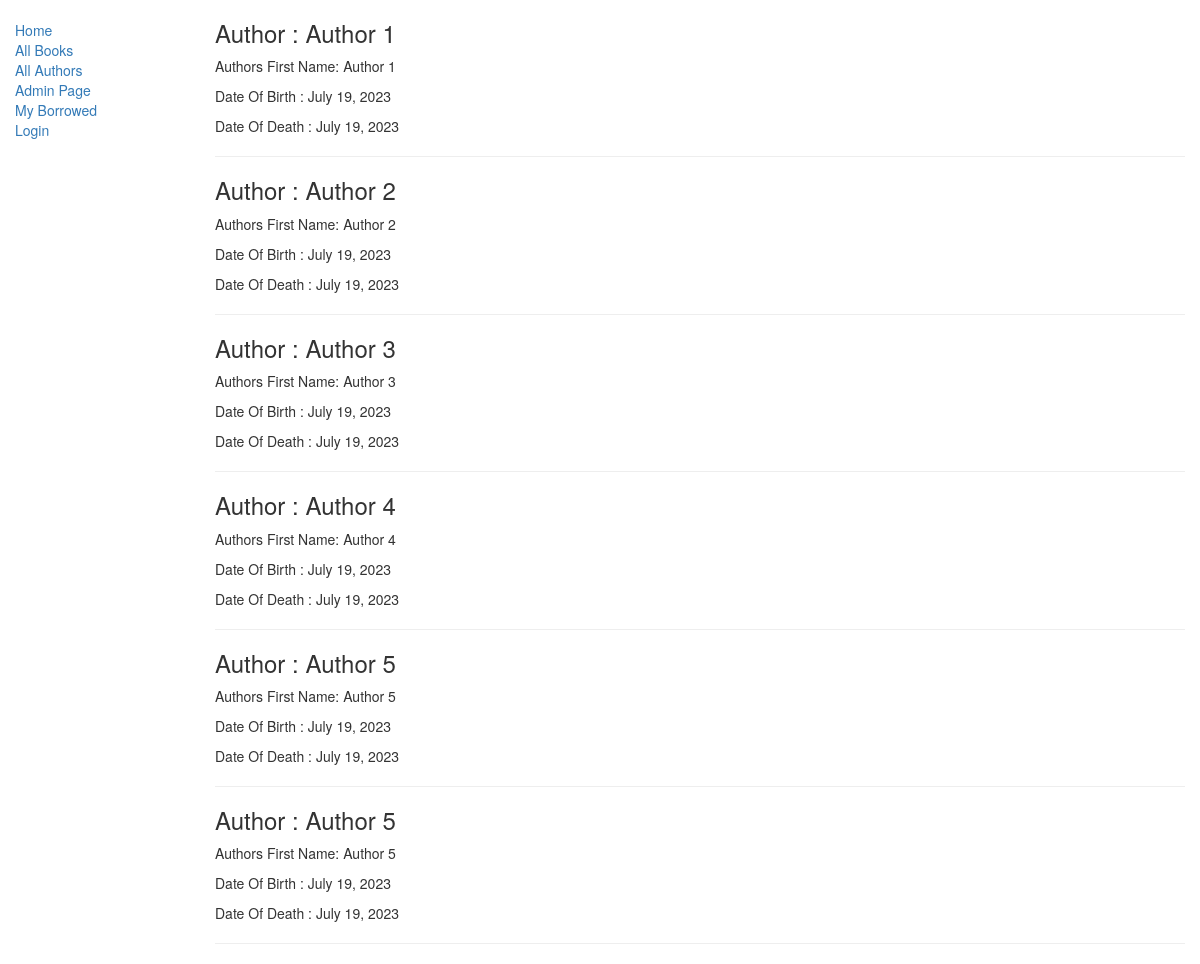
The page /catalog/authors on the database as committed earlier.
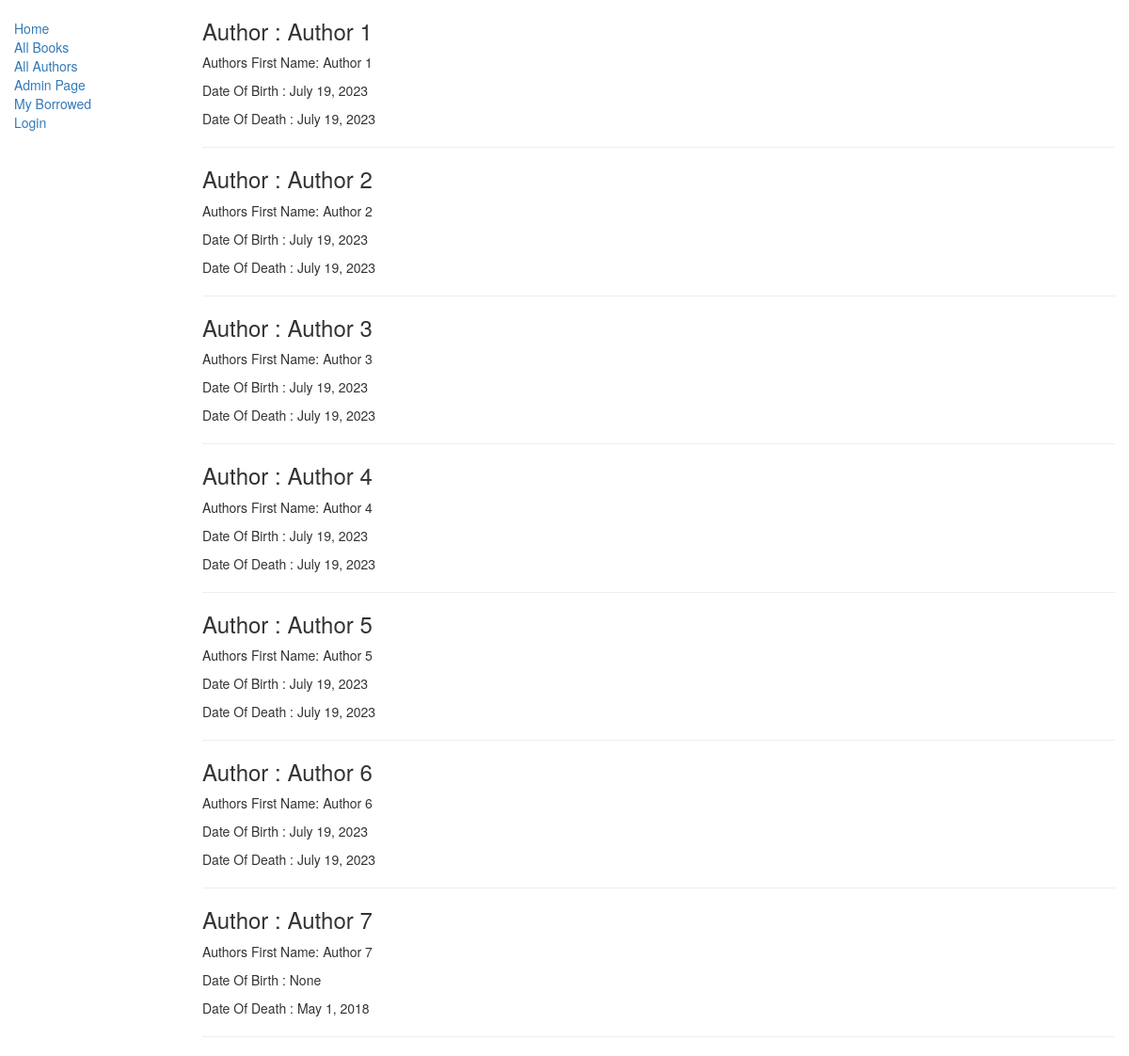
The same page on the database as committed later.
### catalog/models.py (models this page shows, shortened)
class Author(models.Model):
    first_name = models.CharField(max_length=100)
    last_name = models.CharField(max_length=100)
    date_of_birth = models.DateField(null=True, blank=True)
    date_of_death = models.DateField('Died', null=True, blank=True)
    class Meta:
        ordering = ["last_name", "first_name"]

### catalog/views.py (the view)
# urls.py: path('authors', views.AuthorListView.as_view(), name='authors'),
class AuthorListView(generic.ListView):
    model = models.Author
    template_name = 'catalog/author_list.html'

### catalog/templates/catalog/author_list.html
{% extends "catalog/base_generic.html" %}
{% block content %}
  {% for author in author_list%}
    <h3> Author : {{ author.last_name }}</h3>
    <P> Authors First Name: {{ author.first_name }}</P>
    <p> Date Of Birth : {{author.date_of_birth }}</p>
    <p>Date Of Death : {{author.date_of_death}}</p>
    <hr>
  {% endfor %}
{% endblock %}

Rows that differ between the two databases and show on the page:
changed Author: last_name "Author 5" → "Author 6"; first_name "Author 5" → "Author 6"
added Author: last_name "Author 7", first_name "Author 7", date_of_birth "None", date_of_death "May 1, 2018"
